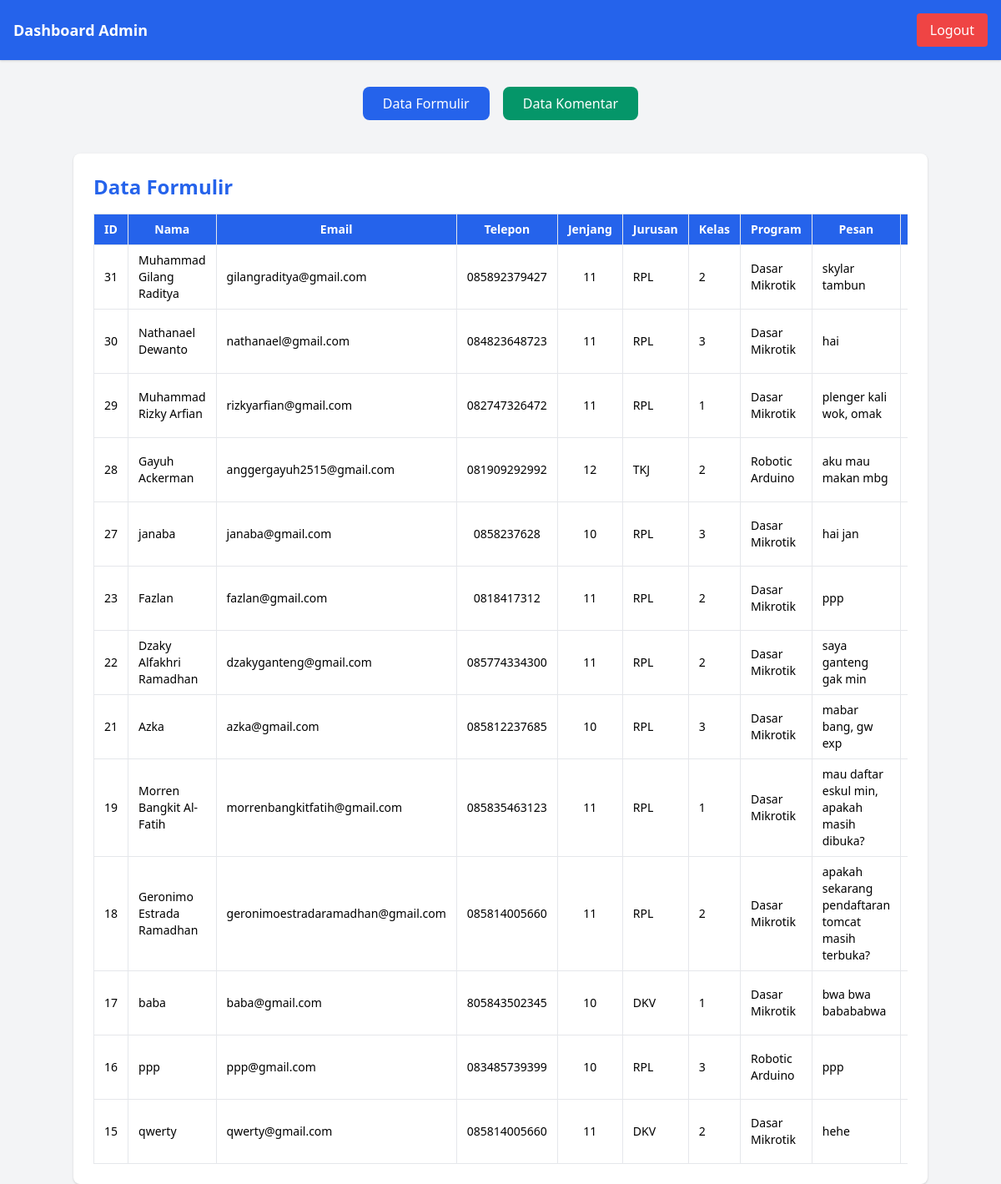
Page /dashboard.php (signed in) on the committed database.
### tables this page shows
CREATE TABLE `formulir` (
  `id` int(11) NOT NULL,
  `nama` varchar(100) NOT NULL,
  `email` varchar(100) NOT NULL,
  `telepon` varchar(20) DEFAULT NULL,
  `jenjang` varchar(10) NOT NULL,
  `jurusan` varchar(50) NOT NULL,
  `kelas` varchar(50) NOT NULL,
  `program` varchar(100) NOT NULL,
  `pesan` text NOT NULL,
  `tanggal` timestamp NULL DEFAULT CURRENT_TIMESTAMP
);

### dashboard.php (the view, shortened to what this page needs)
<?php
include 'config.php';
$formulir = $conn->query("SELECT * FROM formulir ORDER BY tanggal DESC");
?>
<!DOCTYPE html>
<html lang="id">
<head>
    <link href="https://cdn.jsdelivr.net/npm/tailwindcss@2.2.19/dist/tailwind.min.css" rel="stylesheet">
</head>
<body class="bg-gray-100">
    <nav class="bg-blue-600 text-white p-4 flex justify-between items-center shadow">
        <h1 class="text-lg font-semibold">Dashboard Admin</h1>
        <a href="logout.php" class="bg-red-500 px-4 py-2 rounded hover:bg-red-600 transition">Logout</a>
    </nav>
    <div class="container mx-auto mt-8 flex justify-center space-x-4">
        <button onclick="showSection('formulirSection')"
            class="bg-blue-600 text-white px-6 py-2 rounded-lg hover:bg-blue-700 transition">Data Formulir</button>
        <button onclick="showSection('komentarSection')"
            class="bg-green-600 text-white px-6 py-2 rounded-lg hover:bg-green-700 transition">Data Komentar</button>
    </div>
    <div class="container mx-auto mt-10">
        <section id="formulirSection" class="bg-white p-6 rounded-lg shadow">
            <h2 class="text-2xl font-bold text-blue-600 mb-4">Data Formulir</h2>
            <div class="overflow-x-auto">
                <table class="w-full border-collapse text-sm">
                    <thead>
                        <tr class="bg-blue-600 text-white">
                            <th class="py-2 px-3 border">ID</th>
                            <th class="py-2 px-3 border">Nama</th>
                            <th class="py-2 px-3 border">Email</th>
                            <th class="py-2 px-3 border">Telepon</th>
                            <th class="py-2 px-3 border">Jenjang</th>
                            <th class="py-2 px-3 border">Jurusan</th>
                            <th class="py-2 px-3 border">Kelas</th>
                            <th class="py-2 px-3 border">Program</th>
                            <th class="py-2 px-3 border">Pesan</th>
                            <th class="py-2 px-3 border">Tanggal</th>
                        </tr>
                    </thead>
                    <tbody>
                        <?php while ($row = $formulir->fetch_assoc()): ?>
                            <tr class="border-b hover:bg-gray-100">
                                <td class="py-2 px-3 border text-center"><?= $row['id'] ?></td>
                                <td class="py-2 px-3 border"><?= htmlspecialchars($row['nama']) ?></td>
                                <td class="py-2 px-3 border"><?= htmlspecialchars($row['email']) ?></td>
                                <td class="py-2 px-3 border text-center"><?= htmlspecialchars($row['telepon']) ?></td>
                                <td class="py-2 px-3 border text-center"><?= htmlspecialchars($row['jenjang']) ?></td>
                                <td class="py-2 px-3 border"><?= htmlspecialchars($row['jurusan']) ?></td>
                                <td class="py-2 px-3 border"><?= htmlspecialchars($row['kelas']) ?></td>
                                <td class="py-2 px-3 border"><?= htmlspecialchars($row['program']) ?></td>
                                <td class="py-2 px-3 border"><?= htmlspecialchars($row['pesan']) ?></td>
                                <td class="py-2 px-3 border text-center"><?= $row['tanggal'] ?></td>
                            </tr>
                        <?php endwhile; ?>
                    </tbody>
                </table>
            </div>
        </section>
    </div>
</body>
</html>

### rows in the picture
formulir: id "31", nama "Muhammad Gilang Raditya", email "gilangraditya@gmail.com", telepon "085892379427", jenjang "11", jurusan "RPL", kelas "2", program "Dasar Mikrotik", pesan "skylar tambun"
formulir: id "30", nama "Nathanael Dewanto", email "nathanael@gmail.com", telepon "084823648723", jenjang "11", jurusan "RPL", kelas "3", program "Dasar Mikrotik", pesan "hai"
formulir: id "29", nama "Muhammad Rizky Arfian", email "rizkyarfian@gmail.com", telepon "082747326472", jenjang "11", jurusan "RPL", kelas "1", program "Dasar Mikrotik", pesan "plenger kali wok, omak"
formulir: id "28", nama "Gayuh Ackerman", email "anggergayuh2515@gmail.com", telepon "081909292992", jenjang "12", jurusan "TKJ", kelas "2", program "Robotic Arduino", pesan "aku mau makan mbg"
formulir: id "27", nama "janaba", email "janaba@gmail.com", telepon "0858237628", jenjang "10", jurusan "RPL", kelas "3", program "Dasar Mikrotik", pesan "hai jan"
formulir: id "23", nama "Fazlan", email "fazlan@gmail.com", telepon "0818417312", jenjang "11", jurusan "RPL", kelas "2", program "Dasar Mikrotik", pesan "ppp"
formulir: id "22", nama "Dzaky Alfakhri Ramadhan", email "dzakyganteng@gmail.com", telepon "085774334300", jenjang "11", jurusan "RPL", kelas "2", program "Dasar Mikrotik", pesan "saya ganteng gak min"
formulir: id "21", nama "Azka", email "azka@gmail.com", telepon "085812237685", jenjang "10", jurusan "RPL", kelas "3", program "Dasar Mikrotik", pesan "mabar bang, gw exp"
formulir: id "19", nama "Morren Bangkit Al-Fatih", email "morrenbangkitfatih@gmail.com", telepon "085835463123", jenjang "11", jurusan "RPL", kelas "1", program "Dasar Mikrotik", pesan "mau daftar eskul min, apakah masih dibuka?"
formulir: id "18", nama "Geronimo Estrada Ramadhan", email "geronimoestradaramadhan@gmail.com", telepon "085814005660", jenjang "11", jurusan "RPL", kelas "2", program "Dasar Mikrotik", pesan "apakah sekarang pendaftaran tomcat masih terbuka?"
formulir: id "17", nama "baba", email "baba@gmail.com", telepon "805843502345", jenjang "10", jurusan "DKV", kelas "1", program "Dasar Mikrotik", pesan "bwa bwa babababwa"
formulir: id "16", nama "ppp", email "ppp@gmail.com", telepon "083485739399", jenjang "10", jurusan "RPL", kelas "3", program "Robotic Arduino", pesan "ppp"
formulir: id "15", nama "qwerty", email "qwerty@gmail.com", telepon "085814005660", jenjang "11", jurusan "DKV", kelas "2", program "Dasar Mikrotik", pesan "hehe"
